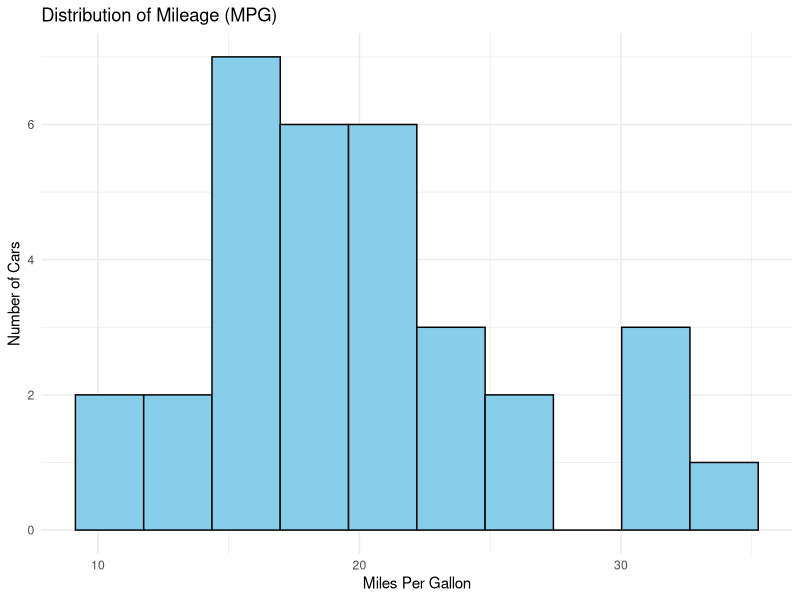
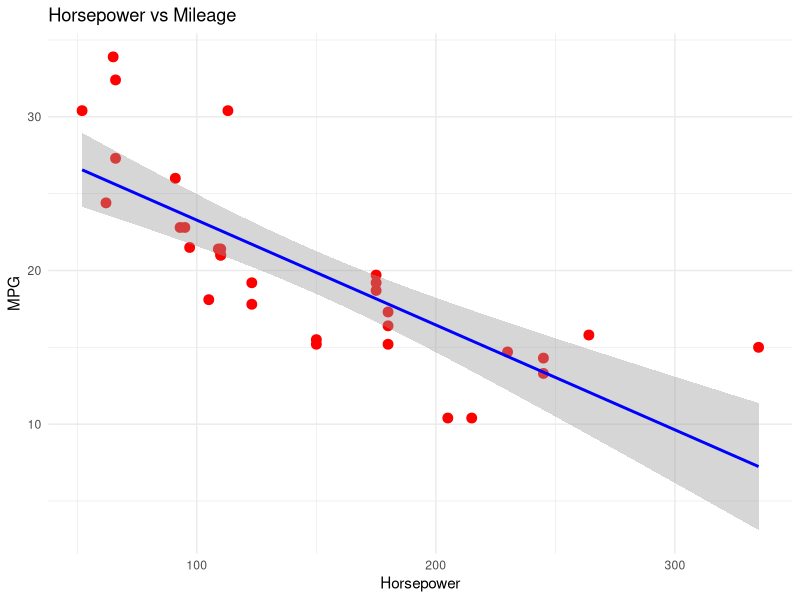
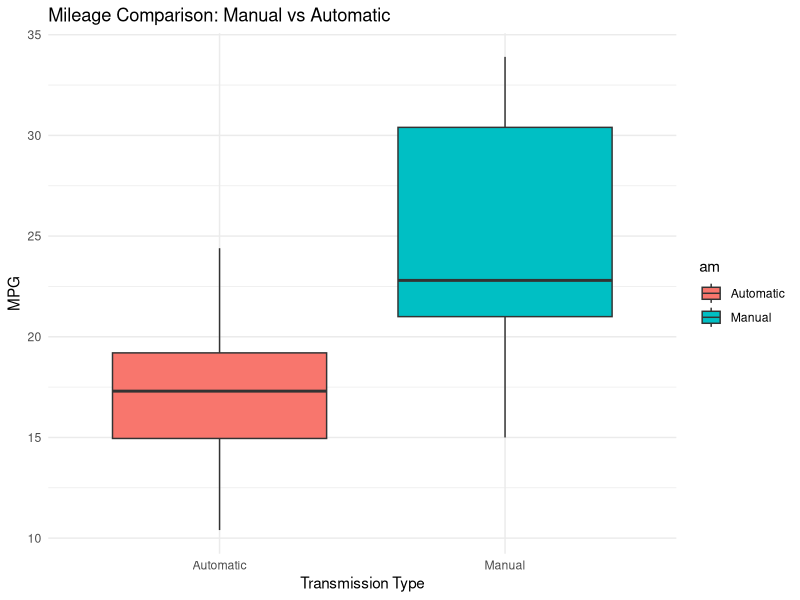
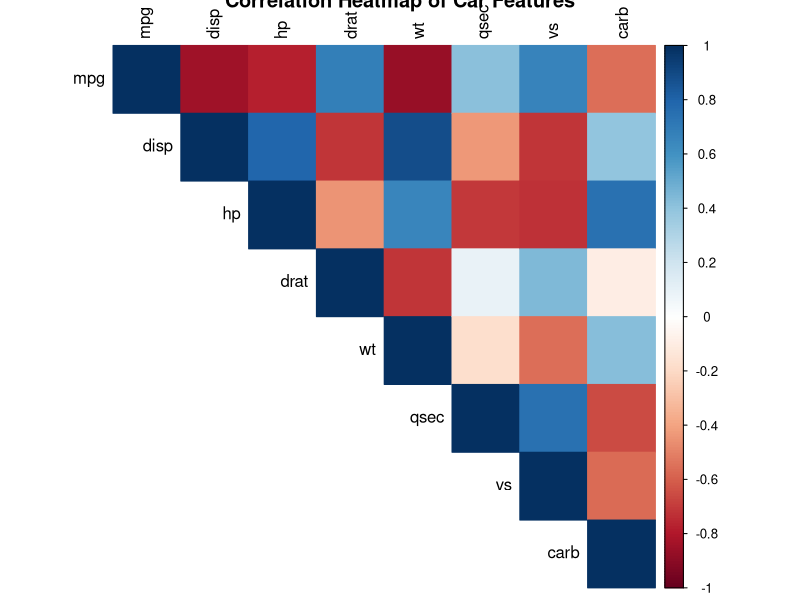

Write the R code that produced these figures, in order.
# Save all console output
sink("project_output.txt")
cat("Project output logging started...\n")
# ============================================
# Car Data Analysis Project (Beginner Version)
# ============================================


# 1. Load required libraries
# (Install once if not already installed)

# install.packages(c( "ggplot2", "corrplot","dplyr" ))
library(ggplot2)
library(dplyr)
library(corrplot)

cat("Libraries loaded successfully!\n\n")

# 2. Load dataset (mtcars is built-in in R)
data <- mtcars
cat("Dataset loaded successfully!\n")

# Add car names as a column
data$car_name <- rownames(data)
rownames(data) <- NULL

# 3. Basic data exploration
cat("\nDataset dimensions:\n")
print(dim(data))

cat("\nFirst 6 rows of data:\n")
head(data)

cat("\nSummary statistics:\n")
summary(data)

# 4. Data cleaning
# Convert categorical variables into factors
data$cyl  <- factor(data$cyl)
data$am   <- factor(data$am, labels = c("Automatic", "Manual"))
data$gear <- factor(data$gear)

cat("\nData cleaning completed!\n")

# 5. Data Visualization

# 5.1 MPG Distribution
ggplot(data, aes(x = mpg)) +
  geom_histogram(bins = 10, fill = "skyblue", color = "black") +
  labs(title = "Distribution of Mileage (MPG)",
       x = "Miles Per Gallon",
       y = "Number of Cars") +
  theme_minimal()

# 5.2 MPG vs Horsepower
ggplot(data, aes(x = hp, y = mpg)) +
  geom_point(color = "red", size = 3) +
  geom_smooth(method = "lm", color = "blue") +
  labs(title = "Horsepower vs Mileage",
       x = "Horsepower",
       y = "MPG") +
  theme_minimal()

# 5.3 MPG by Transmission Type
ggplot(data, aes(x = am, y = mpg, fill = am)) +
  geom_boxplot() +
  labs(title = "Mileage Comparison: Manual vs Automatic",
       x = "Transmission Type",
       y = "MPG") +
  theme_minimal()

# 6. Correlation Analysis
numeric_data <- data %>% select_if(is.numeric)

cor_matrix <- cor(numeric_data)

cat("\nCorrelation Matrix:\n")
print(round(cor_matrix, 2))

# Correlation heatmap
corrplot(cor_matrix,
         method = "color",
         type = "upper",
         tl.col = "black",
         title = "Correlation Heatmap of Car Features")

# 7. Simple Predictive Model (Linear Regression)

cat("\nBuilding Linear Regression Model...\n")

model <- lm(mpg ~ wt + hp, data = data)
summary(model)

# Add predicted MPG
data$predicted_mpg <- predict(model)

cat("\nActual vs Predicted MPG (first 6 rows):\n")
head(data[, c("car_name", "mpg", "predicted_mpg")])

# 8. Key Insights
cat("\n=== KEY INSIGHTS ===\n")
cat("1. Mileage decreases as weight and horsepower increase.\n")
cat("2. Manual cars generally give better mileage.\n")
cat("3. Weight is the strongest predictor of MPG.\n")

cat("\n=== PROJECT COMPLETED SUCCESSFULLY ===\n")

sink()
